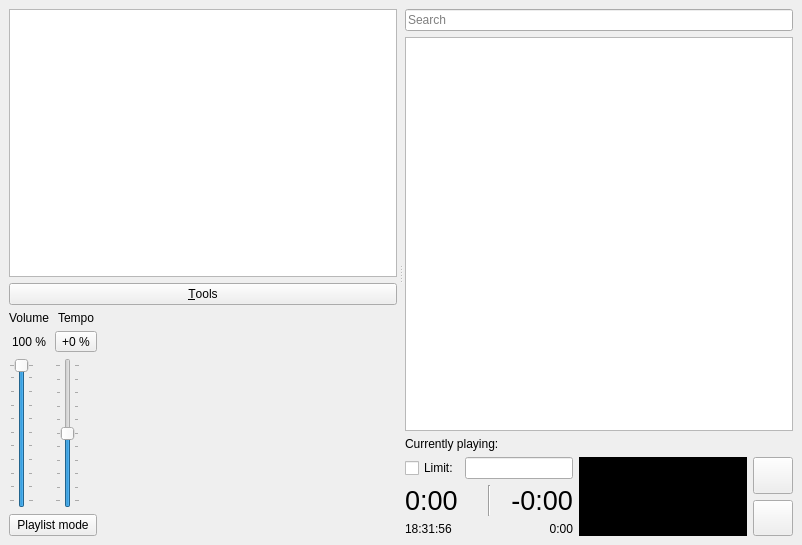
<?xml version="1.0" encoding="UTF-8"?>
<ui version="4.0">
 <class>ClassroomWindow</class>
 <widget class="QMainWindow" name="ClassroomWindow">
  <property name="geometry">
   <rect>
    <x>0</x>
    <y>0</y>
    <width>802</width>
    <height>545</height>
   </rect>
  </property>
  <property name="font">
   <font>
    <pointsize>9</pointsize>
   </font>
  </property>
  <property name="windowTitle">
   <string>SkauTan</string>
  </property>
  <widget class="QWidget" name="centralwidget">
   <layout class="QVBoxLayout" name="verticalLayout_6">
    <item>
     <widget class="QSplitter" name="splMain">
      <property name="sizePolicy">
       <sizepolicy hsizetype="Expanding" vsizetype="MinimumExpanding">
        <horstretch>0</horstretch>
        <verstretch>0</verstretch>
       </sizepolicy>
      </property>
      <property name="orientation">
       <enum>Qt::Horizontal</enum>
      </property>
      <widget class="QWidget" name="layoutWidget">
       <layout class="QVBoxLayout" name="verticalLayout">
        <property name="rightMargin">
         <number>2</number>
        </property>
        <item>
         <widget class="QListWidget" name="lwFilters">
          <property name="font">
           <font>
            <pointsize>11</pointsize>
           </font>
          </property>
          <property name="editTriggers">
           <set>QAbstractItemView::NoEditTriggers</set>
          </property>
          <property name="selectionBehavior">
           <enum>QAbstractItemView::SelectRows</enum>
          </property>
         </widget>
        </item>
        <item>
         <widget class="QPushButton" name="btnTools">
          <property name="contextMenuPolicy">
           <enum>Qt::CustomContextMenu</enum>
          </property>
          <property name="text">
           <string>&amp;Tools</string>
          </property>
         </widget>
        </item>
        <item>
         <layout class="QHBoxLayout" name="horizontalLayout_2">
          <item>
           <layout class="QVBoxLayout" name="verticalLayout_2">
            <item>
             <layout class="QGridLayout" name="gridLayout">
              <item row="0" column="0">
               <widget class="QLabel" name="label">
                <property name="text">
                 <string>Volume</string>
                </property>
                <property name="alignment">
                 <set>Qt::AlignCenter</set>
                </property>
               </widget>
              </item>
              <item row="2" column="0">
               <widget class="QSlider" name="vsVolume">
                <property name="sizePolicy">
                 <sizepolicy hsizetype="Fixed" vsizetype="Fixed">
                  <horstretch>0</horstretch>
                  <verstretch>0</verstretch>
                 </sizepolicy>
                </property>
                <property name="minimumSize">
                 <size>
                  <width>0</width>
                  <height>150</height>
                 </size>
                </property>
                <property name="value">
                 <number>99</number>
                </property>
                <property name="orientation">
                 <enum>Qt::Vertical</enum>
                </property>
                <property name="tickPosition">
                 <enum>QSlider::TicksBothSides</enum>
                </property>
               </widget>
              </item>
              <item row="0" column="1">
               <widget class="QLabel" name="label_2">
                <property name="text">
                 <string>Tempo</string>
                </property>
                <property name="alignment">
                 <set>Qt::AlignCenter</set>
                </property>
               </widget>
              </item>
              <item row="1" column="0">
               <widget class="QLabel" name="lblVolume">
                <property name="text">
                 <string notr="true">100 %</string>
                </property>
                <property name="alignment">
                 <set>Qt::AlignCenter</set>
                </property>
               </widget>
              </item>
              <item row="2" column="1">
               <widget class="QSlider" name="vsTempo">
                <property name="sizePolicy">
                 <sizepolicy hsizetype="Fixed" vsizetype="Fixed">
                  <horstretch>0</horstretch>
                  <verstretch>0</verstretch>
                 </sizepolicy>
                </property>
                <property name="minimumSize">
                 <size>
                  <width>0</width>
                  <height>150</height>
                 </size>
                </property>
                <property name="minimum">
                 <number>-50</number>
                </property>
                <property name="maximum">
                 <number>50</number>
                </property>
                <property name="value">
                 <number>0</number>
                </property>
                <property name="orientation">
                 <enum>Qt::Vertical</enum>
                </property>
                <property name="tickPosition">
                 <enum>QSlider::TicksBothSides</enum>
                </property>
               </widget>
              </item>
              <item row="1" column="1">
               <widget class="QToolButton" name="btnTempoReset">
                <property name="toolTip">
                 <string>Reset tempo to +0 %</string>
                </property>
                <property name="text">
                 <string notr="true">+0 %</string>
                </property>
                <property name="toolButtonStyle">
                 <enum>Qt::ToolButtonTextOnly</enum>
                </property>
               </widget>
              </item>
             </layout>
            </item>
            <item>
             <widget class="QPushButton" name="btnPlaylistMode">
              <property name="text">
               <string>Playlist mode</string>
              </property>
             </widget>
            </item>
           </layout>
          </item>
          <item>
           <spacer name="horizontalSpacer">
            <property name="orientation">
             <enum>Qt::Horizontal</enum>
            </property>
            <property name="sizeHint" stdset="0">
             <size>
              <width>0</width>
              <height>0</height>
             </size>
            </property>
           </spacer>
          </item>
         </layout>
        </item>
       </layout>
      </widget>
      <widget class="QWidget" name="layoutWidget_2">
       <layout class="QVBoxLayout" name="verticalLayout_5">
        <property name="leftMargin">
         <number>2</number>
        </property>
        <item>
         <widget class="QLineEdit" name="leSearchSongs">
          <property name="placeholderText">
           <string>Search</string>
          </property>
         </widget>
        </item>
        <item>
         <widget class="QListWidget" name="lwSongs">
          <property name="font">
           <font>
            <pointsize>9</pointsize>
           </font>
          </property>
          <property name="contextMenuPolicy">
           <enum>Qt::CustomContextMenu</enum>
          </property>
          <property name="isWrapping" stdset="0">
           <bool>true</bool>
          </property>
         </widget>
        </item>
        <item>
         <widget class="QLabel" name="lblCurrentlyPlaying">
          <property name="contextMenuPolicy">
           <enum>Qt::CustomContextMenu</enum>
          </property>
          <property name="text">
           <string notr="true">Currently playing:</string>
          </property>
         </widget>
        </item>
        <item>
         <layout class="QHBoxLayout" name="horizontalLayout">
          <item>
           <layout class="QVBoxLayout" name="verticalLayout_4">
            <item>
             <layout class="QHBoxLayout" name="horizontalLayout_3">
              <item>
               <widget class="QCheckBox" name="chbDurationLimit">
                <property name="text">
                 <string>Limit:</string>
                </property>
               </widget>
              </item>
              <item>
               <widget class="QLineEdit" name="leDurationLimit">
                <property name="sizePolicy">
                 <sizepolicy hsizetype="Minimum" vsizetype="Fixed">
                  <horstretch>0</horstretch>
                  <verstretch>0</verstretch>
                 </sizepolicy>
                </property>
               </widget>
              </item>
             </layout>
            </item>
            <item>
             <layout class="QHBoxLayout" name="horizontalLayout_6">
              <item>
               <widget class="QLabel" name="lblTotalTime">
                <property name="font">
                 <font>
                  <pointsize>20</pointsize>
                 </font>
                </property>
                <property name="toolTip">
                 <string>How long has this song been playing</string>
                </property>
                <property name="text">
                 <string notr="true">0:00</string>
                </property>
               </widget>
              </item>
              <item>
               <widget class="Line" name="line_3">
                <property name="orientation">
                 <enum>Qt::Vertical</enum>
                </property>
               </widget>
              </item>
              <item>
               <widget class="QLabel" name="lblRemaining">
                <property name="font">
                 <font>
                  <pointsize>20</pointsize>
                 </font>
                </property>
                <property name="toolTip">
                 <string>Remaining playback time</string>
                </property>
                <property name="text">
                 <string notr="true">-0:00</string>
                </property>
                <property name="alignment">
                 <set>Qt::AlignRight|Qt::AlignTrailing|Qt::AlignVCenter</set>
                </property>
               </widget>
              </item>
             </layout>
            </item>
            <item>
             <layout class="QHBoxLayout" name="horizontalLayout_7">
              <item>
               <widget class="QLabel" name="lblWallClockTime">
                <property name="toolTip">
                 <string>Current wall-clock time</string>
                </property>
                <property name="text">
                 <string notr="true">18:31:56</string>
                </property>
               </widget>
              </item>
              <item>
               <widget class="QLabel" name="lblPosition">
                <property name="toolTip">
                 <string>Current position within the song</string>
                </property>
                <property name="text">
                 <string notr="true">0:00</string>
                </property>
                <property name="alignment">
                 <set>Qt::AlignRight|Qt::AlignTrailing|Qt::AlignVCenter</set>
                </property>
               </widget>
              </item>
             </layout>
            </item>
           </layout>
          </item>
          <item>
           <widget class="WaveformDisplay" name="waveform" native="true">
            <property name="sizePolicy">
             <sizepolicy hsizetype="Expanding" vsizetype="Minimum">
              <horstretch>0</horstretch>
              <verstretch>0</verstretch>
             </sizepolicy>
            </property>
            <property name="minimumSize">
             <size>
              <width>0</width>
              <height>50</height>
             </size>
            </property>
            <property name="styleSheet">
             <string notr="true">background: #000</string>
            </property>
           </widget>
          </item>
          <item>
           <layout class="QVBoxLayout" name="verticalLayout_3">
            <item>
             <widget class="QPushButton" name="btnPlayPause">
              <property name="sizePolicy">
               <sizepolicy hsizetype="Fixed" vsizetype="Preferred">
                <horstretch>0</horstretch>
                <verstretch>0</verstretch>
               </sizepolicy>
              </property>
              <property name="toolTip">
               <string>Start playback / pause playback (NO fade-out)</string>
              </property>
              <property name="text">
               <string notr="true"/>
              </property>
              <property name="icon">
               <iconset resource="../../res/SkauTan.qrc">
                <normaloff>:/img/play.png</normaloff>:/img/play.png</iconset>
              </property>
             </widget>
            </item>
            <item>
             <widget class="QPushButton" name="btnStop">
              <property name="sizePolicy">
               <sizepolicy hsizetype="Fixed" vsizetype="Preferred">
                <horstretch>0</horstretch>
                <verstretch>0</verstretch>
               </sizepolicy>
              </property>
              <property name="toolTip">
               <string>Stop playback (with fade-out)</string>
              </property>
              <property name="text">
               <string notr="true"/>
              </property>
              <property name="icon">
               <iconset resource="../../res/SkauTan.qrc">
                <normaloff>:/img/stop.png</normaloff>:/img/stop.png</iconset>
              </property>
             </widget>
            </item>
           </layout>
          </item>
         </layout>
        </item>
       </layout>
      </widget>
     </widget>
    </item>
   </layout>
  </widget>
  <action name="actPlay">
   <property name="text">
    <string>Play song</string>
   </property>
   <property name="font">
    <font>
     <weight>75</weight>
     <bold>true</bold>
    </font>
   </property>
  </action>
  <action name="actRemoveFromLibrary">
   <property name="text">
    <string>Remove from library...</string>
   </property>
  </action>
  <action name="actDeleteFromDisk">
   <property name="text">
    <string>Delete from disk...</string>
   </property>
  </action>
  <action name="actProperties">
   <property name="text">
    <string>Properties...</string>
   </property>
   <property name="toolTip">
    <string>Display / edit the song's properties</string>
   </property>
  </action>
  <action name="actRate">
   <property name="text">
    <string>Rate:</string>
   </property>
  </action>
  <action name="actSetColor">
   <property name="text">
    <string>Set color:</string>
   </property>
  </action>
  <action name="actShowSongs">
   <property name="text">
    <string>Songs...</string>
   </property>
   <property name="toolTip">
    <string>Shows all songs in the library</string>
   </property>
  </action>
  <action name="actShowFilters">
   <property name="text">
    <string>Filters...</string>
   </property>
   <property name="toolTip">
    <string>Shows all filters</string>
   </property>
  </action>
  <action name="actShowDebugLog">
   <property name="text">
    <string>DebugLog...</string>
   </property>
   <property name="toolTip">
    <string>Shows the debug messages recorded so far</string>
   </property>
  </action>
  <action name="actBackgroundTasks">
   <property name="text">
    <string>Background tasks...</string>
   </property>
   <property name="toolTip">
    <string>Show the tasks running in the background</string>
   </property>
  </action>
  <action name="actRemovedSongs">
   <property name="text">
    <string>Removed songs...</string>
   </property>
   <property name="toolTip">
    <string>Shows the list of songs that have been removed from the library</string>
   </property>
  </action>
  <action name="actImportDB">
   <property name="text">
    <string>Import data...</string>
   </property>
   <property name="toolTip">
    <string>Import data from another database</string>
   </property>
  </action>
  <action name="actLibraryMaintenance">
   <property name="text">
    <string>Library maintenance...</string>
   </property>
   <property name="toolTip">
    <string>Opens a dialog with tools forlibrary maintenance</string>
   </property>
  </action>
 </widget>
 <customwidgets>
  <customwidget>
   <class>WaveformDisplay</class>
   <extends>QWidget</extends>
   <header>WaveformDisplay.hpp</header>
   <container>1</container>
  </customwidget>
 </customwidgets>
 <resources>
  <include location="../../res/SkauTan.qrc"/>
 </resources>
 <connections/>
</ui>
